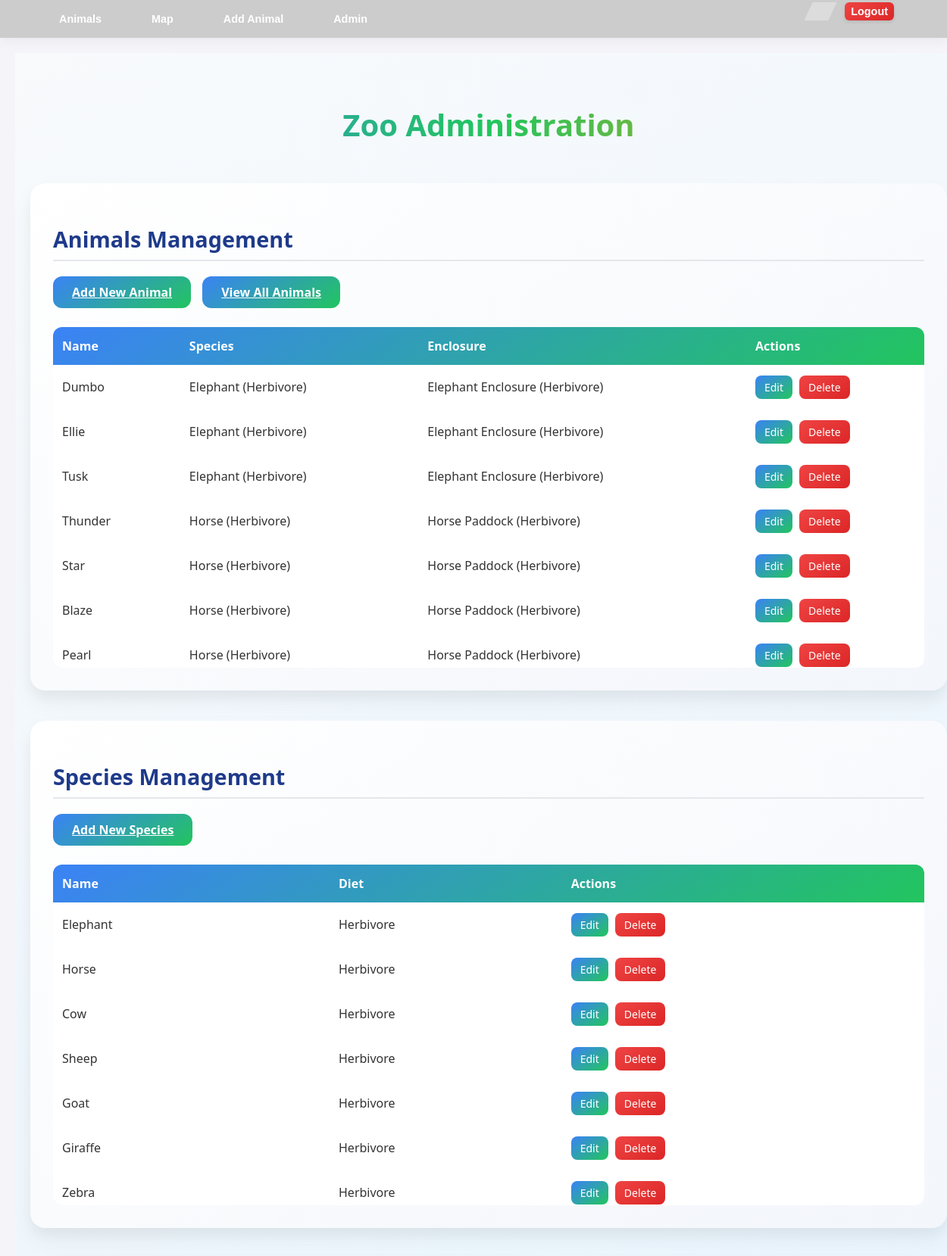
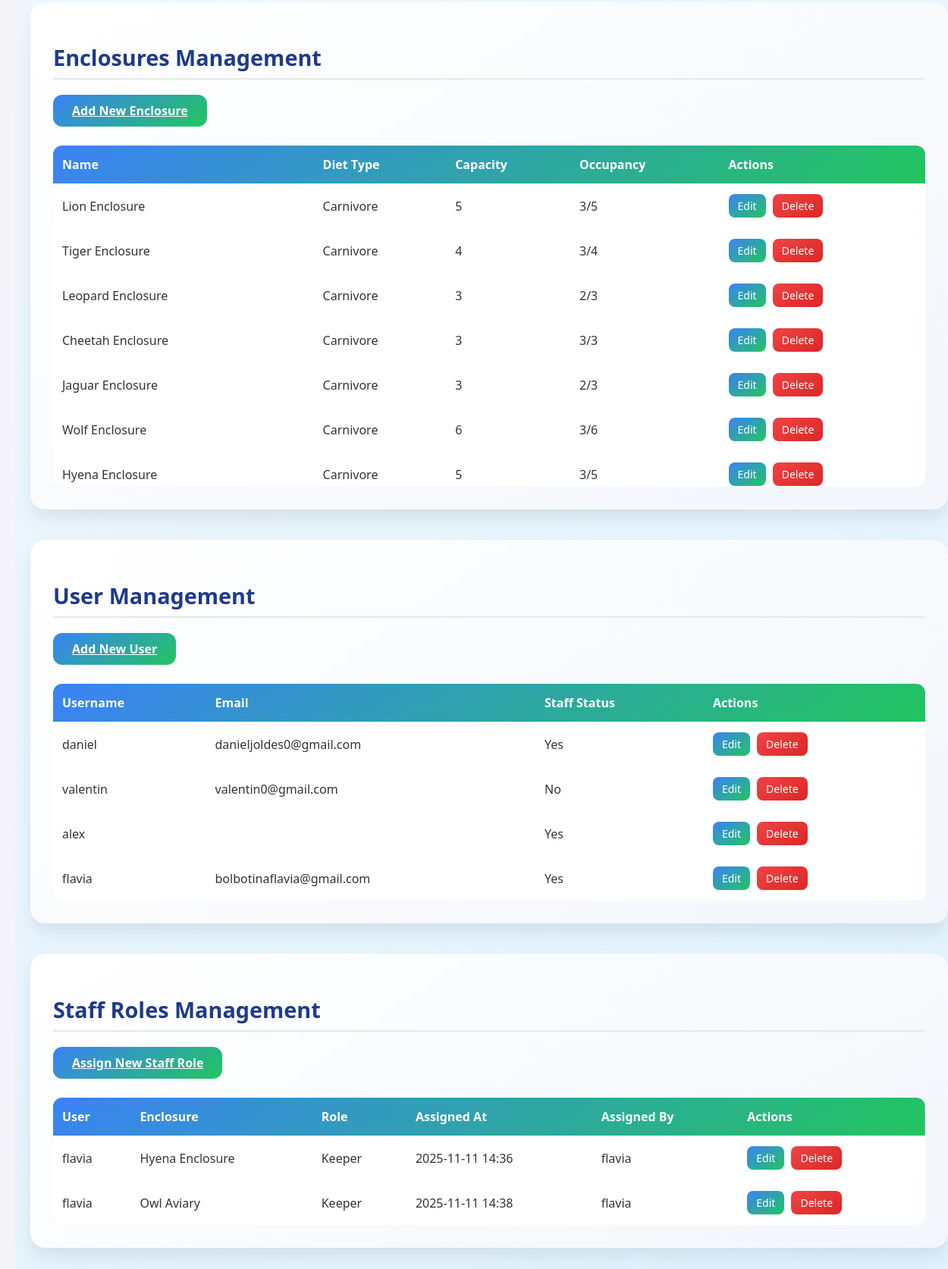
/admin-dashboard/ (signed in), run on the app's committed database (2 pictures, top to bottom).
### zookeeper/models.py (models this page shows, shortened)
class Animal(models.Model):
    owner = models.ForeignKey(User, on_delete=models.CASCADE)
    name = models.CharField(max_length=100)
    species = models.ForeignKey(Species, on_delete=models.CASCADE)
    enclosure = models.ForeignKey(Enclosure, on_delete=models.CASCADE)
    last_fed_at = models.DateTimeField(null=True, blank=True)
    created_at = models.DateTimeField(auto_now_add=True)

class Species(models.Model):
    DIET_CHOICES = [
        ('herbivore', 'Herbivore'),
        ('carnivore', 'Carnivore'),
        ('omnivore', 'Omnivore'),
    ]
    name = models.CharField(max_length=100, unique=True)
    diet = models.CharField(max_length=20, choices=DIET_CHOICES)
    def __str__(self):
        return f"{self.name} ({self.get_diet_display()})"
    class Meta:
        verbose_name_plural = "Species"

class Enclosure(models.Model):
    name = models.CharField(max_length=100, unique=True)
    description = models.TextField(blank=True)
    capacity = models.PositiveIntegerField(default=1)
    diet_type = models.CharField(
        max_length=20,
        choices=Species.DIET_CHOICES,
        help_text="Preferred diet type for this enclosure"
    )
    created_at = models.DateTimeField(auto_now_add=True)
    last_cleaned_at = models.DateTimeField(null=True, blank=True)
    def __str__(self):
        return f"{self.name} ({self.get_diet_type_display()})"
    @property
    def current_occupancy(self):
        return self.animal_set.count()

class StaffRole(models.Model):
    ROLE_CHOICES = [
        ('manager', 'Manager'),        # Full control: manage animals, staff, enclosure settings
        ('keeper', 'Keeper'),          # Care duties: feed, monitor health, clean enclosure
        ('monitor', 'Monitor'),        # Read-only: view animals and health status
    ]
    user = models.ForeignKey(User, on_delete=models.CASCADE, related_name='staff_roles')
    enclosure = models.ForeignKey(Enclosure, on_delete=models.CASCADE, related_name='staff_assignments')
    role = models.CharField(max_length=20, choices=ROLE_CHOICES, default='monitor')
    assigned_at = models.DateTimeField(auto_now_add=True)
    assigned_by = models.ForeignKey(User, on_delete=models.SET_NULL, null=True, related_name='staff_assignments_made')
    class Meta:
        unique_together = ('user', 'enclosure')
        verbose_name_plural = "Staff Roles"
        ordering = ['enclosure', 'role']

### zookeeper/views.py (the view)
# urls.py: path('admin-dashboard/', views.AdminDashboardView.as_view(), name='admin_dashboard'),
class AdminDashboardView(AdminRequiredMixin, TemplateView):
    template_name = 'Zoo/admin.html'
    def get_context_data(self, **kwargs):
        context = super().get_context_data(**kwargs)
        context['animals'] = Animal.objects.all().select_related('species', 'owner', 'enclosure')
        context['species_list'] = Species.objects.all()
        context['users'] = User.objects.all()
        context['enclosures'] = Enclosure.objects.all()
        context['staff_roles'] = StaffRole.objects.all().select_related('user', 'enclosure', 'assigned_by')
        return context

### zookeeper/views.py (called while the page is built)
    def test_func(self):
        return self.request.user.is_staff

### zookeeper/templates/Zoo/admin.html
{% extends 'Zoo/base.html' %} {% block content %}
<div class="admin-dashboard">
    <h1>Zoo Administration</h1>
    <div class="admin-sections">
        <section class="admin-section">
            <h2>Animals Management</h2>
            <div class="admin-actions">
                <a href="{% url 'animal_create' %}" class="btn">Add New Animal</a>
                <a href="{% url 'animals_list' %}" class="btn">View All Animals</a>
            </div>
            {% if animals %}
            <div class="table-wrapper">
                <table class="admin-table">
                    <thead>
                        <tr>
                            <th>Name</th>
                            <th>Species</th>
                            <th>Enclosure</th>
                            <th>Actions</th>
                        </tr>
                    </thead>
                    <tbody>
                        {% for animal in animals %}
                        <tr>
                            <td>{{ animal.name }}</td>
                            <td>{{ animal.species }}</td>
                            <td>{{ animal.enclosure }}</td>
                            <td>
                                <a href="{% url 'animal_update' animal.pk %}" class="btn-small">Edit</a>
                                <a href="{% url 'animal_delete' animal.pk %}" class="btn-small btn-danger">Delete</a>
                            </td>
                        </tr>
                        {% endfor %}
                    </tbody>
                </table>
            </div>
            {% else %}
            <p>No animals added yet.</p>
            {% endif %}
        </section>
        <section class="admin-section">
            <h2>Species Management</h2>
            <div class="admin-actions">
                <a href="{% url 'species_create' %}" class="btn">Add New Species</a>
            </div>
            {% if species_list %}
            <div class="table-wrapper">
                <table class="admin-table">
                    <thead>
                        <tr>
                            <th>Name</th>
                            <th>Diet</th>
                            <th>Actions</th>
                        </tr>
                    </thead>
                    <tbody>
                        {% for species in species_list %}
                        <tr>
                            <td>{{ species.name }}</td>
                            <td>{{ species.get_diet_display }}</td>
                            <td>
                                <a href="{% url 'species_update' species.pk %}" class="btn-small">Edit</a>
                                <a href="{% url 'species_delete' species.pk %}" class="btn-small btn-danger">Delete</a>
                            </td>
                        </tr>
                        {% endfor %}
                    </tbody>
                </table>
            </div>
            {% else %}
            <p>No species added yet.</p>
            {% endif %}
        </section>
        <section class="admin-section">
            <h2>Enclosures Management</h2>
            <div class="admin-actions">
                <a href="{% url 'enclosure_create' %}" class="btn">Add New Enclosure</a>
            </div>
            {% if enclosures %}
            <div class="table-wrapper">
                <table class="admin-table">
                    <thead>
                        <tr>
                            <th>Name</th>
                            <th>Diet Type</th>
                            <th>Capacity</th>
                            <th>Occupancy</th>
                            <th>Actions</th>
                        </tr>
                    </thead>
                    <tbody>
                        {% for enclosure in enclosures %}
                        <tr>
                            <td>{{ enclosure.name }}</td>
                            <td>{{ enclosure.get_diet_type_display }}</td>
                            <td>{{ enclosure.capacity }}</td>
                            <td>{{ enclosure.current_occupancy }}/{{ enclosure.capacity }}</td>
                            <td>
                                <a href="{% url 'enclosure_update' enclosure.pk %}" class="btn-small">Edit</a>
                                <a href="{% url 'enclosure_delete' enclosure.pk %}" class="btn-small btn-danger">Delete</a>
                            </td>
                        </tr>
                        {% endfor %}
                    </tbody>
                </table>
            </div>
            {% else %}
            <p>No enclosures added yet.</p>
            {% endif %}
        </section>
        <section class="admin-section">
            <h2>User Management</h2>
            <div class="admin-actions">
                <a href="{% url 'user_create' %}" class="btn">Add New User</a>
            </div>
            {% if users %}
            <div class="table-wrapper">
                <table class="admin-table">
                    <thead>
                        <tr>
                            <th>Username</th>
                            <th>Email</th>
                            <th>Staff Status</th>
                            <th>Actions</th>
                        </tr>
                    </thead>
                    <tbody>
                        {% for user in users %}
                        <tr>
                            <td>{{ user.username }}</td>
                            <td>{{ user.email }}</td>
                            <td>{{ user.is_staff|yesno:"Yes,No" }}</td>
                            <td>
                                <a href="{% url 'user_update' user.pk %}" class="btn-small">Edit</a>
                                <a href="{% url 'user_delete' user.pk %}" class="btn-small btn-danger">Delete</a>
                            </td>
                        </tr>
                        {% endfor %}
                    </tbody>
                </table>
            </div>
            {% else %}
            <p>No users found.</p>
            {% endif %}
        </section>
        <section class="admin-section">
            <h2>Staff Roles Management</h2>
            <div class="admin-actions">
                <a href="{% url 'staff_role_create' %}" class="btn">Assign New Staff Role</a>
            </div>
            {% if staff_roles %}
            <div class="table-wrapper">
                <table class="admin-table">
                    <thead>
                        <tr>
                            <th>User</th>
                            <th>Enclosure</th>
                            <th>Role</th>
                            <th>Assigned At</th>
                            <th>Assigned By</th>
                            <th>Actions</th>
                        </tr>
                    </thead>
                    <tbody>
                        {% for role in staff_roles %}
                        <tr>
                            <td>{{ role.user.username }}</td>
                            <td>{{ role.enclosure.name }}</td>
                            <td>{{ role.get_role_display }}</td>
                            <td>{{ role.assigned_at|date:"Y-m-d H:i" }}</td>
                            <td>{{ role.assigned_by.username }}</td>
                            <td>
                                <a href="{% url 'staff_role_update' role.pk %}" class="btn-small">Edit</a>
                                <a href="{% url 'staff_role_delete' role.pk %}" class="btn-small btn-danger">Delete</a>
                            </td>
                        </tr>
                        {% endfor %}
                    </tbody>
                </table>
            </div>
            {% else %}
            <p>No staff roles assigned yet.</p>
            {% endif %}
        </section>
    </div>
</div>
{% endblock %}

### zookeeper/static/zookeeper/styles.css (style rules this page uses)
body { font-family: Arial, sans-serif; margin: 0; padding: 0; background-color: #f4f4f9; color: #333; }
h1 { color: #35424a; }
.btn { background: linear-gradient(145deg, #3b82f6, #22c55e); color: white; font-weight: 700; padding: 10px 25px; border-radius: 12px; border: none; cursor: pointer; transition: all 0.3s ease; position: relative; overflow: hidden; }
.btn::before { content: ""; position: absolute; top: 0; left: -75%; width: 50%; height: 100%; background: rgba(255, 255, 255, 0.3); transform: skewX(-25deg); transition: all 0.5s ease; }
.admin-dashboard { padding: 40px 20px; background: linear-gradient(145deg, #f8fafc, #e0f2fe); min-height: 100vh; font-family: 'Segoe UI', sans-serif; }
.admin-dashboard h1 { font-size: 2.5em; font-weight: 800; text-align: center; margin-bottom: 50px; background: linear-gradient(90deg, #3b82f6, #22c55e, #f59e0b); -webkit-background-clip: text; -webkit-text-fill-color: transparent; animation: title-glow 2s ease-in-out infinite alternate; }
.admin-sections { display: grid; gap: 40px; }
.admin-section { background: linear-gradient(145deg, #ffffff, #f3f6fb); border-radius: 20px; padding: 30px; box-shadow: 0 15px 30px rgba(0, 0, 0, 0.05), 0 10px 15px rgba(0, 0, 0, 0.03); transition: transform 0.3s ease, box-shadow 0.3s ease; }
.admin-section h2 { font-size: 1.8em; font-weight: 700; margin-bottom: 20px; color: #1e3a8a; border-bottom: 2px solid #e5e7eb; padding-bottom: 8px; }
.admin-actions { margin-bottom: 25px; display: flex; flex-wrap: wrap; gap: 15px; }
.table-wrapper { max-height: 450px; width: 100%; overflow-y: auto; border-radius: 12px; box-shadow: inset 0 -2px 0 rgba(0, 0, 0, 0.05); }
.admin-table { width: 100%; border-collapse: collapse; border-radius: 12px; overflow: hidden; box-shadow: inset 0 -2px 0 rgba(0, 0, 0, 0.05); height: 100%; overflow-y: auto; }
.admin-table thead tr { background: linear-gradient(145deg, #3b82f6, #22c55e); color: #fff; font-weight: 700; position: sticky; top: 0; z-index: 1; }
.admin-table th, .admin-table td { padding: 14px 12px; text-align: left; }
.admin-table tbody tr { background: #ffffff; transition: all 0.3s ease; cursor: pointer; }
.btn-small { padding: 6px 12px; font-size: 0.875rem; border-radius: 8px; text-decoration: none; color: white; background: linear-gradient(145deg, #3b82f6, #22c55e); margin-right: 5px; display: inline-block; transition: all 0.3s ease; }
.btn-danger { background: linear-gradient(145deg, #ef4444, #dc2626); }
.admin-table { scrollbar-width: none; }

### data on the page
Animal: name "Dumbo", species "Elephant (Herbivore)", enclosure "Elephant Enclosure (Herbivore)"
Animal: name "Ellie", species "Elephant (Herbivore)", enclosure "Elephant Enclosure (Herbivore)"
Animal: name "Tusk", species "Elephant (Herbivore)", enclosure "Elephant Enclosure (Herbivore)"
Animal: name "Thunder", species "Horse (Herbivore)", enclosure "Horse Paddock (Herbivore)"
Animal: name "Star", species "Horse (Herbivore)", enclosure "Horse Paddock (Herbivore)"
Animal: name "Blaze", species "Horse (Herbivore)", enclosure "Horse Paddock (Herbivore)"
Animal: name "Pearl", species "Horse (Herbivore)", enclosure "Horse Paddock (Herbivore)"
Species: name "Elephant", diet "Herbivore"
Species: name "Horse", diet "Herbivore"
Species: name "Cow", diet "Herbivore"
Species: name "Sheep", diet "Herbivore"
Species: name "Goat", diet "Herbivore"
Species: name "Giraffe", diet "Herbivore"
Species: name "Zebra", diet "Herbivore"
Enclosure: name "Lion Enclosure", diet_type "Carnivore", capacity "5", current_occupancy "3"
Enclosure: name "Tiger Enclosure", diet_type "Carnivore", capacity "4", current_occupancy "3"
Enclosure: name "Leopard Enclosure", diet_type "Carnivore", capacity "3", current_occupancy "2"
Enclosure: name "Cheetah Enclosure", diet_type "Carnivore", capacity "3", current_occupancy "3"
Enclosure: name "Jaguar Enclosure", diet_type "Carnivore", capacity "3", current_occupancy "2"
Enclosure: name "Wolf Enclosure", diet_type "Carnivore", capacity "6", current_occupancy "3"
Enclosure: name "Hyena Enclosure", diet_type "Carnivore", capacity "5", current_occupancy "3"
StaffRole: user.username "flavia", enclosure.name "Hyena Enclosure", role "Keeper", assigned_at "2025-11-11 14:36", assigned_by.username "flavia"
StaffRole: user.username "flavia", enclosure.name "Owl Aviary", role "Keeper", assigned_at "2025-11-11 14:38", assigned_by.username "flavia"

### other printed values
{{ user.username }} "daniel"
{{ user.email }} "danieljoldes0@gmail.com"
{{ user.is_staff|yesno:"Yes,No" }} "Yes"
{{ user.username }} "valentin"
{{ user.email }} "valentin0@gmail.com"
{{ user.is_staff|yesno:"Yes,No" }} "No"
{{ user.username }} "alex"
{{ user.username }} "flavia"
{{ user.email }} "bolbotinaflavia@gmail.com"
